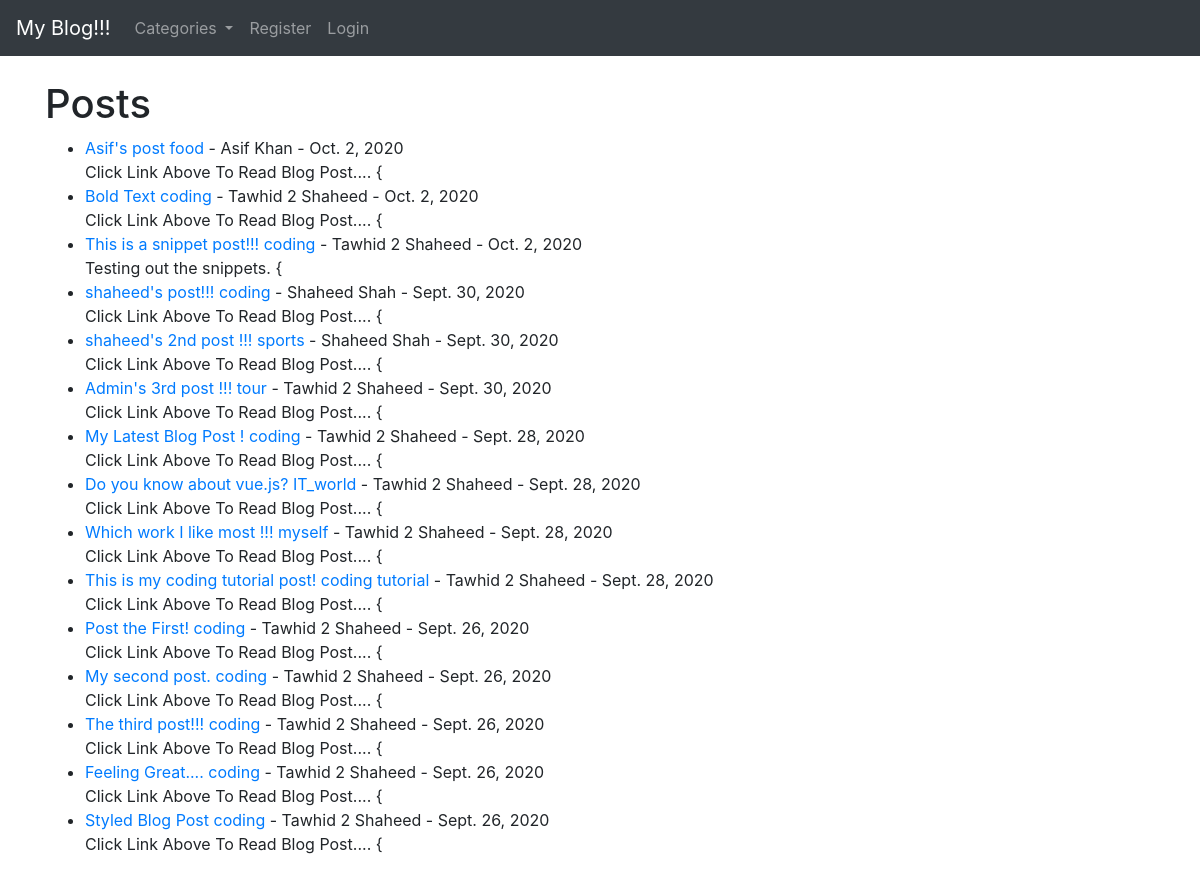
The page / on the database its author committed.
### ablog/models.py (models this page shows, shortened)
class Post(models.Model):
    title = models.CharField(max_length=255)
    title_tag = models.CharField(max_length=255, )
    author = models.ForeignKey(User, on_delete=models.CASCADE)
    body = RichTextField(blank=True, null=True)
    post_date = models.DateField(auto_now_add=True)
    category = models.CharField(max_length=255, default='coding')
    snippet = models.CharField(max_length=255,)
    likes = models.ManyToManyField(User, related_name='blog_post')

### ablog/views.py (the view)
# urls.py: path('', HomeView.as_view(), name="home" ),
class HomeView(ListView):
    model = Post
    template_name = 'home.html'
    ordering = ['-post_date']
    def get_context_data(self, *args, **kwargs) :
        cat_menu = Category.objects.all()
        context = super(HomeView, self).get_context_data(*args, **kwargs)
        context["cat_menu"] = cat_menu
        return context

### ablog/models.py (called while the page is built)
    def __str__(self) :
        return self.name

### ablog/templates/home.html (shortened to what this page needs)
{% extends 'base.html'%}
{% block content %}
<h1>Posts</h1>
<ul>
{% for post in object_list %}
    <li><a href="{% url 'article-detail' post.pk %}"
    >{{ post.title }}</a> <a href="{%url 'category' post.category|slugify  %}">{{ post.category}}</a> - {{post.author.first_name }} {{ post.author.last_name }} - {{post.post_date }} <br>
    {{ post.snippet }}
    {</li>
{% endfor %}
</ul>
{% endblock %}

### ablog/templates/base.html (shortened to what this page needs)
<!doctype html>
<html lang="en">
  <head>
    <link rel="stylesheet" href="https://stackpath.bootstrapcdn.com/bootstrap/4.5.2/css/bootstrap.min.css">
  </head>
  <body>
    <nav class="navbar navbar-expand-lg navbar-dark bg-dark">
        <a class="navbar-brand" href="{% url 'home' %}">My Blog!!!</a>
        <div class="collapse navbar-collapse" id="navbarSupportedContent">
          <ul class="navbar-nav mr-auto">
            {% if cat_menu %}
            <li class="nav-item dropdown">
              <a class="nav-link dropdown-toggle" href="#" id="navbarDropdown" role="button" data-toggle="dropdown" aria-haspopup="true" aria-expanded="false">
                Categories
              </a>
            </li>
            {% else %}
            <li class="nav-item">
              <a class="nav-link" href="{% url 'category-list' %}">Categories</a>
            </li>
            {% endif %}
            {% if user.is_authenticated %}
              <li class="nav-item">
                <a class="nav-link" href="{% url 'add_post' %}">Add Post</a>
              </li>
              <li class="nav-item">
                <a class="nav-link" href="{% url 'add_category'%}">Add Category</a>
              </li>
              <li class="nav-item">
                <a class="nav-link" href="{% url 'edit_profile'%}"> Edit Porofile </a>
              </li>
              <li class="nav-item">
                <a class="nav-link" href="{% url 'logout'%}"> Logout </a>
              </li>
            {% else %}
              <li class="nav-item">
                <a class="nav-link" href="{% url 'register'%}"> Register </a>
              </li>
              <li class="nav-item">
                <a class="nav-link" href="{% url 'login'%}"> Login </a>
              </li>
            {% endif %}
          </ul>
        </div>
      </nav>
      <br>
      <div class="container">
    {% block content%}
    {% endblock %}
        </div>
  </body>
</html>

### rows shown on the page
Post: title "Asif's post", category "food", author.first_name "Asif", author.last_name "Khan", post_date "Oct. 2, 2020", snippet "Click Link Above To Read Blog Post...."
Post: title "Bold Text", category "coding", author.first_name "Tawhid 2", author.last_name "Shaheed", post_date "Oct. 2, 2020", snippet "Click Link Above To Read Blog Post...."
Post: title "This is a snippet post!!!", category "coding", author.first_name "Tawhid 2", author.last_name "Shaheed", post_date "Oct. 2, 2020", snippet "Testing out the snippets."
Post: title "shaheed's post!!!", category "coding", author.first_name "Shaheed", author.last_name "Shah", post_date "Sept. 30, 2020", snippet "Click Link Above To Read Blog Post...."
Post: title "shaheed's 2nd post !!!", category "sports", author.first_name "Shaheed", author.last_name "Shah", post_date "Sept. 30, 2020", snippet "Click Link Above To Read Blog Post...."
Post: title "Admin's 3rd post !!!", category "tour", author.first_name "Tawhid 2", author.last_name "Shaheed", post_date "Sept. 30, 2020", snippet "Click Link Above To Read Blog Post...."
Post: title "My Latest Blog Post !", category "coding", author.first_name "Tawhid 2", author.last_name "Shaheed", post_date "Sept. 28, 2020", snippet "Click Link Above To Read Blog Post...."
Post: title "Do you know about vue.js?", category "IT_world", author.first_name "Tawhid 2", author.last_name "Shaheed", post_date "Sept. 28, 2020", snippet "Click Link Above To Read Blog Post...."
Post: title "Which work I like most !!!", category "myself", author.first_name "Tawhid 2", author.last_name "Shaheed", post_date "Sept. 28, 2020", snippet "Click Link Above To Read Blog Post...."
Post: title "This is my coding tutorial post!", category "coding tutorial", author.first_name "Tawhid 2", author.last_name "Shaheed", post_date "Sept. 28, 2020", snippet "Click Link Above To Read Blog Post...."
Post: title "Post the First!", category "coding", author.first_name "Tawhid 2", author.last_name "Shaheed", post_date "Sept. 26, 2020", snippet "Click Link Above To Read Blog Post...."
Post: title "My second post.", category "coding", author.first_name "Tawhid 2", author.last_name "Shaheed", post_date "Sept. 26, 2020", snippet "Click Link Above To Read Blog Post...."
Post: title "The third post!!!", category "coding", author.first_name "Tawhid 2", author.last_name "Shaheed", post_date "Sept. 26, 2020", snippet "Click Link Above To Read Blog Post...."
Post: title "Feeling Great....", category "coding", author.first_name "Tawhid 2", author.last_name "Shaheed", post_date "Sept. 26, 2020", snippet "Click Link Above To Read Blog Post...."
Post: title "Styled Blog Post", category "coding", author.first_name "Tawhid 2", author.last_name "Shaheed", post_date "Sept. 26, 2020", snippet "Click Link Above To Read Blog Post...."
